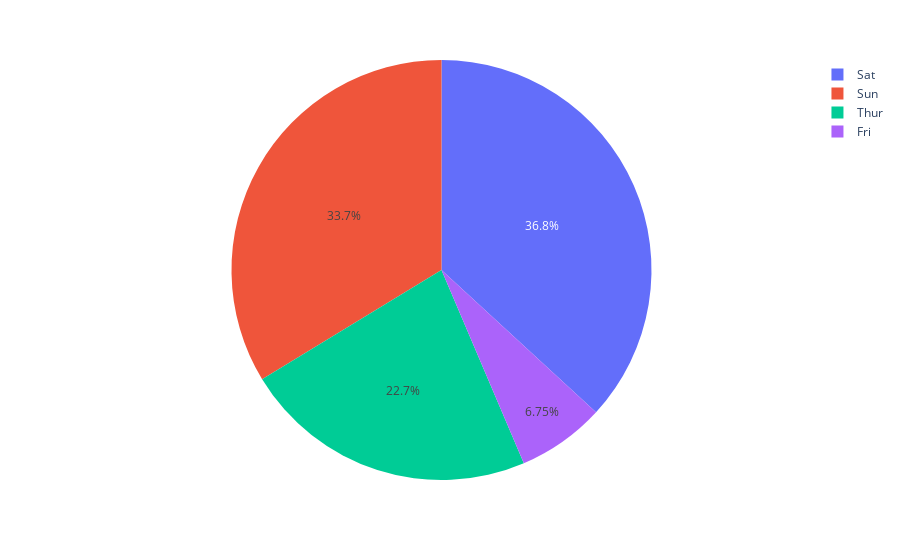

Source (notebook cell):
### Code cell
import plotly.express as px

# using the tips dataset
df = px.data.tips()

# plotting the pie chart
fig = px.pie(df, values="total_bill", names="day")

# showing the plot
fig.show()

### Figure 1 — Plotly figure (JSON) as saved in the notebook; plotly's stock layout.template omitted (floating-point values rounded to 4 significant figures; data arrays with more than 128 entries replaced by an {"elided": "..."} marker saying what was removed)
{"data": [{"domain": {"x": [0, 1], "y": [0, 1]}, "hovertemplate": "day=%{label}<br>total_bill=%{value}<extra></extra>", "labels": {"elided": "244 str values"}, "legendgroup": "", "name": "", "showlegend": true, "type": "pie", "values": {"elided": "244 float values"}}], "layout": {"legend": {"tracegroupgap": 0}, "margin": {"t": 60}}}
